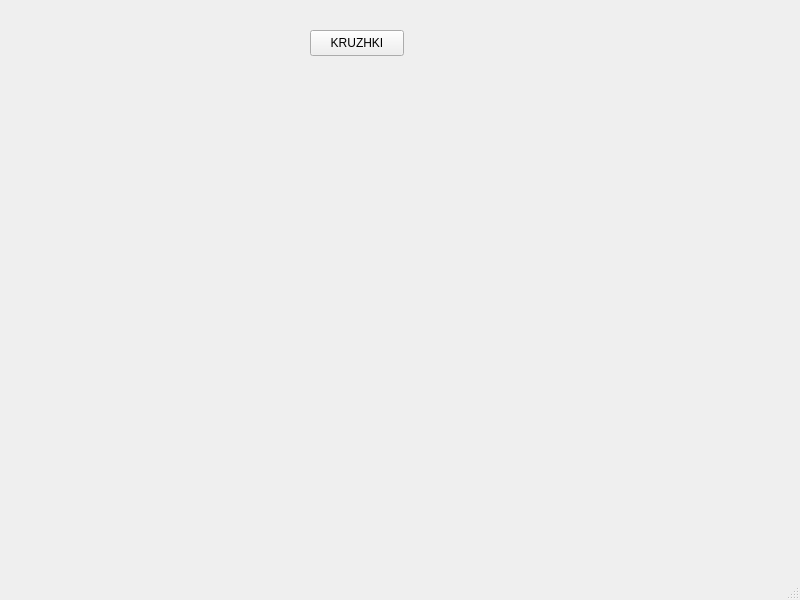
<?xml version="1.0" encoding="UTF-8"?>
<ui version="4.0">
 <class>YellowCircles</class>
 <widget class="QMainWindow" name="YellowCircles">
  <property name="geometry">
   <rect>
    <x>0</x>
    <y>0</y>
    <width>800</width>
    <height>600</height>
   </rect>
  </property>
  <property name="windowTitle">
   <string>MainWindow</string>
  </property>
  <widget class="QWidget" name="centralwidget">
   <widget class="QPushButton" name="btn">
    <property name="geometry">
     <rect>
      <x>310</x>
      <y>30</y>
      <width>94</width>
      <height>26</height>
     </rect>
    </property>
    <property name="text">
     <string>KRUZHKI</string>
    </property>
   </widget>
  </widget>
  <widget class="QMenuBar" name="menubar">
   <property name="geometry">
    <rect>
     <x>0</x>
     <y>0</y>
     <width>800</width>
     <height>23</height>
    </rect>
   </property>
  </widget>
  <widget class="QStatusBar" name="statusbar"/>
 </widget>
 <resources/>
 <connections/>
</ui>
